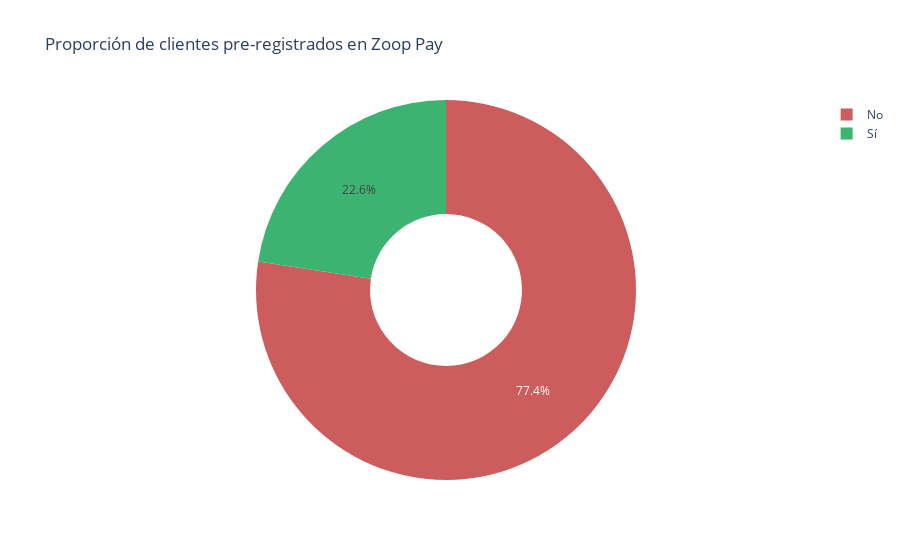

Here is the notebook cell this chart was saved with:
### Markdown cell above
## Desafío 2:

Construye y ejecuta un prompt en ChatGPT para refinar el visual que presenta la proporción de personas pre-registradas en Zoop Pay. Las instrucciones para el refinamiento son las siguientes:

- Fondo de la figura y del área del gráfico en el color GRIS_1.
- Color de las porciones: AZUL_1 para "Sí" y GRIS_3 para "No".
- Tamaño de la figura de (6,6).
- Cambia el título de la figura a un tamaño de 18 y color GRIS_5.
- Añade etiquetas en las porciones con tamaño 12 y los porcentajes también con tamaño 12 y en negrita. Los porcentajes deben estar en color BLANCO y las etiquetas de las porciones en el mismo color que las porciones.
- Ajusta la rosca para que su ancho sea de 0.4 y los porcentajes de las porciones estén en la posición 0.8 en relación al centro.
- Evita explosiones de porciones y efectos que dificulten el análisis del gráfico.

### Code cell
import plotly.express as px

# Contar los registros por participación en Zoop Pay
zoop_pay_data = df["zoop_pay"].value_counts().reset_index()
zoop_pay_data.columns = ["zoop_pay", "cantidad"]

# Crear gráfico de pastel
fig = px.pie(
    zoop_pay_data,
    names="zoop_pay",
    values="cantidad",
    title="Proporción de clientes pre-registrados en Zoop Pay",
    color="zoop_pay",
    color_discrete_map={"Sí": "mediumseagreen", "No": "indianred"},
    hole=0.4,  # opcional: para hacer un donut chart
)
fig.show()

### Figure 1 — Plotly figure (JSON) as saved in the notebook; plotly's stock layout.template omitted (floating-point values rounded to 4 significant figures)
{"data": [{"customdata": [["No"], ["Sí"]], "domain": {"x": [0, 1], "y": [0, 1]}, "hole": 0.4, "hovertemplate": "zoop_pay=%{customdata[0]}<br>cantidad=%{value}<extra></extra>", "labels": ["No", "Sí"], "legendgroup": "", "marker": {"colors": ["indianred", "mediumseagreen"]}, "name": "", "showlegend": true, "type": "pie", "values": [4774, 1395]}], "layout": {"legend": {"tracegroupgap": 0}, "title": {"text": "Proporción de clientes pre-registrados en Zoop Pay"}}}
